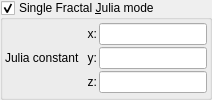
    <widget class="MyGroupBox" name="groupCheck_transf_constant_julia_mode">
     <property name="title">
      <string>Single Fractal &amp;Julia mode</string>
     </property>
     <property name="checkable">
      <bool>true</bool>
     </property>
     <layout class="QVBoxLayout" name="verticalLayout_48">
      <property name="spacing">
       <number>2</number>
      </property>
      <property name="leftMargin">
       <number>2</number>
      </property>
      <property name="topMargin">
       <number>2</number>
      </property>
      <property name="rightMargin">
       <number>2</number>
      </property>
      <property name="bottomMargin">
       <number>2</number>
      </property>
      <item>
       <layout class="QGridLayout" name="gridLayout_22">
        <property name="spacing">
         <number>2</number>
        </property>
        <item row="2" column="1">
         <widget class="QLabel" name="label_122">
          <property name="sizePolicy">
           <sizepolicy hsizetype="Preferred" vsizetype="Preferred">
            <horstretch>0</horstretch>
            <verstretch>0</verstretch>
           </sizepolicy>
          </property>
          <property name="text">
           <string>z:</string>
          </property>
          <property name="alignment">
           <set>Qt::AlignRight|Qt::AlignTrailing|Qt::AlignVCenter</set>
          </property>
         </widget>
        </item>
        <item row="0" column="1">
         <widget class="QLabel" name="label_115">
          <property name="sizePolicy">
           <sizepolicy hsizetype="Preferred" vsizetype="Preferred">
            <horstretch>0</horstretch>
            <verstretch>0</verstretch>
           </sizepolicy>
          </property>
          <property name="text">
           <string>x:</string>
          </property>
          <property name="alignment">
           <set>Qt::AlignRight|Qt::AlignTrailing|Qt::AlignVCenter</set>
          </property>
         </widget>
        </item>
        <item row="2" column="2">
         <widget class="MyLineEdit" name="vect3_transf_constant_julia_c_z">
          <property name="sizePolicy">
           <sizepolicy hsizetype="Expanding" vsizetype="Maximum">
            <horstretch>0</horstretch>
            <verstretch>0</verstretch>
           </sizepolicy>
          </property>
         </widget>
        </item>
        <item row="1" column="1">
         <widget class="QLabel" name="label_116">
          <property name="sizePolicy">
           <sizepolicy hsizetype="Preferred" vsizetype="Preferred">
            <horstretch>0</horstretch>
            <verstretch>0</verstretch>
           </sizepolicy>
          </property>
          <property name="text">
           <string>y:</string>
          </property>
          <property name="alignment">
           <set>Qt::AlignRight|Qt::AlignTrailing|Qt::AlignVCenter</set>
          </property>
         </widget>
        </item>
        <item row="0" column="2">
         <widget class="MyLineEdit" name="vect3_transf_constant_julia_c_x">
          <property name="sizePolicy">
           <sizepolicy hsizetype="Expanding" vsizetype="Maximum">
            <horstretch>0</horstretch>
            <verstretch>0</verstretch>
           </sizepolicy>
          </property>
         </widget>
        </item>
        <item row="1" column="2">
         <widget class="MyLineEdit" name="vect3_transf_constant_julia_c_y">
          <property name="sizePolicy">
           <sizepolicy hsizetype="Expanding" vsizetype="Maximum">
            <horstretch>0</horstretch>
            <verstretch>0</verstretch>
           </sizepolicy>
          </property>
         </widget>
        </item>
        <item row="1" column="0">
         <widget class="QLabel" name="label_117">
          <property name="text">
           <string>Julia constant  </string>
          </property>
         </widget>
        </item>
       </layout>
      </item>
     </layout>
    </widget>
